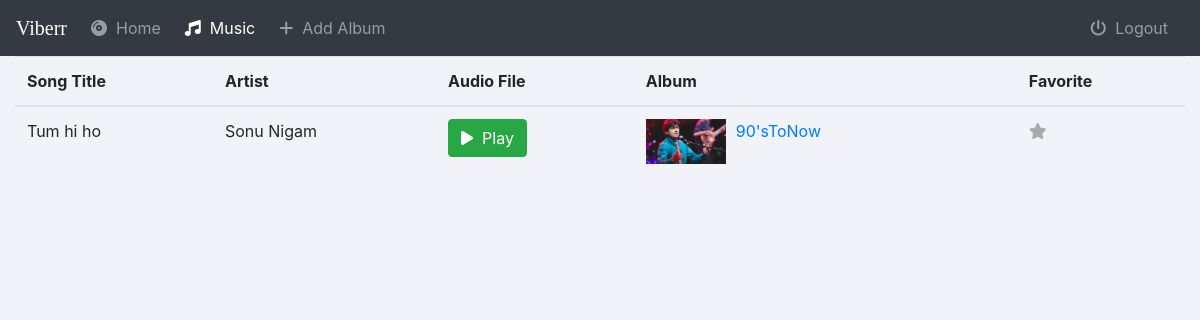
Page /music/songs/all/ (signed in) on the earlier database version.
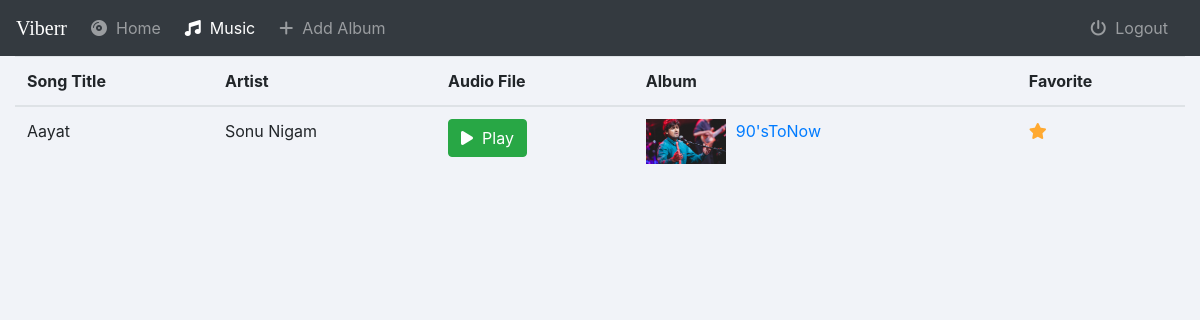
Same page on the later database version.
### music/models.py (models this page shows, shortened)
class Song(models.Model):
    album       = models.ForeignKey(Album, on_delete=models.CASCADE)
    audio_file  = models.FileField(upload_to='music/songs')
    song_title  = models.CharField(max_length=250)
    is_favorite = models.BooleanField(default=False)

class Album(models.Model):
    user = models.ForeignKey(User,models.SET_NULL,blank=True,null=True)
    artist = models.CharField(max_length=250)
    album_title = models.CharField(max_length=500)
    genre = models.CharField(max_length=100)
    album_logo = models.FileField(upload_to='music/images')
    is_favorite = models.BooleanField(default=False)

### music/views.py (the view)
# urls.py: path('songs/<userpreference>/',views.Songs,name='songs'),
@login_required(login_url='music:login')
def Songs(request,userpreference):
     albums = Album.objects.filter(user=request.user)
     songList = []
     if(userpreference == 'favorite'):
         for album in albums:
            for song in album.song_set.all():
                if(song.is_favorite):
                    songList.append(song)
     else:
        for album in albums:
            for song in album.song_set.all():
                songList.append(song)
     return render(request,'music/songs.html',{'songList':songList,'musicactive':True})

### music/templates/music/songs.html (shortened to what this page needs)
{% extends 'music/basic.html' %}
{% block body%}
<div class="container-fluid songs-container">
    <div class="row">
        <div class="col-sm-12">
            <div class="panel panel-default">
                <div class="panel-body">
                    <table class="table">
                        <thead>
                            <tr>
                                <th>Song Title</th>
                                <th>Artist</th>
                                <th>Audio File</th>
                                <th>Album</th>
                                <th>Favorite</th>
                            </tr>
                        </thead>
                        <tbody>
                            {% for song in songList %}
                            <tr>
                                <td>{{ song.song_title }}</td>
                                <td>{{ song.album.artist }}</td>
                                <td scope="col"><button class="btn btn-success"><i class="fas fa-play"></i>&nbsp; Play</button></td>
                                 <td>
                                        <a href="{% url 'music:detail' song.album.id %}">
                                            <img src="{{ song.album.album_logo.url }}" class="img-responsive" style="width: 80px; float: left; margin-right: 10px;" />
                                        </a>
                                        <a href="{% url 'music:detail' song.album.id %}">{{ song.album.album_title }}</a>
                                </td>
                                            <td scope="col"><a href="{% url 'music:favorite' song.album.id song.song_title 'songs' %}"><i class="fas fa-star {% if song.is_favorite %}active{% endif %}"></i></a></td>
                            </tr>
                            {% endfor %}
                        </tbody>
                    </table>
                </div>
            </div>
        </div>
    </div>
</div>
{% endblock %}

### music/templates/music/basic.html (shortened to what this page needs)
<!doctype html>
<html lang="en">
<head>
    <link rel="stylesheet" href="https://maxcdn.bootstrapcdn.com/bootstrap/4.0.0/css/bootstrap.min.css">
    {% load static %}
    <link rel="stylesheet" type="text/css" href="{% static 'music/styles.css' %}">
</head>
<body>
    <nav class="navbar navbar-expand-lg navbar-dark bg-dark">
        <a class="navbar-brand" href="{% url 'music:music'%}">Viberr</a>
        <div class="collapse navbar-collapse" id="navbarSupportedContent">
            <ul class="navbar-nav mr-2">
                <li class="nav-item mr-2 {% if homeactive %}active{% endif %}">
                    <a class="nav-link" href="/music">
                        <i class="fas fa-compact-disc"></i>&nbsp;
                        Home <span class="sr-only">(current)</span></a>
                </li>
                <li class="nav-item mr-2 {% if musicactive %}active{% endif %}">
                    <a class="nav-link" href="{% url 'music:songs' 'all' %}"><i class="fas fa-music"></i>&nbsp; Music</a>
                </li>
                 <li class="nav-item mr-2 {% if addalbumactive %}active{% endif %}">
                    <a class="nav-link" href="{% url 'music:album-add' %}">
                        <i class="fas fa-plus"></i>&nbsp; Add Album</a>
                </li>
            </ul>
            <ul class="navbar-nav ml-auto">
                <li class="nav-item mr-2">
                    <a class="nav-link" href="{% url 'music:logout' %}"><i class="fas fa-power-off"></i>&nbsp; Logout</a>
                </li>
            </ul>
        </div>
    </nav>
    {% block body %}
    {% endblock%}
</body>
</html>

### music/static/music/styles.css (style rules this page uses)
html,body { background:#f1f3f8; }
.navbar-brand { font-family: 'Satisfy',cursive; }
.fa-star { color: #aaaaaa; }
.fa-star.active { color:#ffa931; }

Differences in the rows shown:
removed Song: song_title "Tum hi ho", album.artist "Sonu Nigam", album.album_logo (picture), album.album_title "90'sToNow", is_favorite False (drawn)
added Song: song_title "Aayat", album.artist "Sonu Nigam", album.album_logo (picture), album.album_title "90'sToNow", is_favorite True (drawn)
